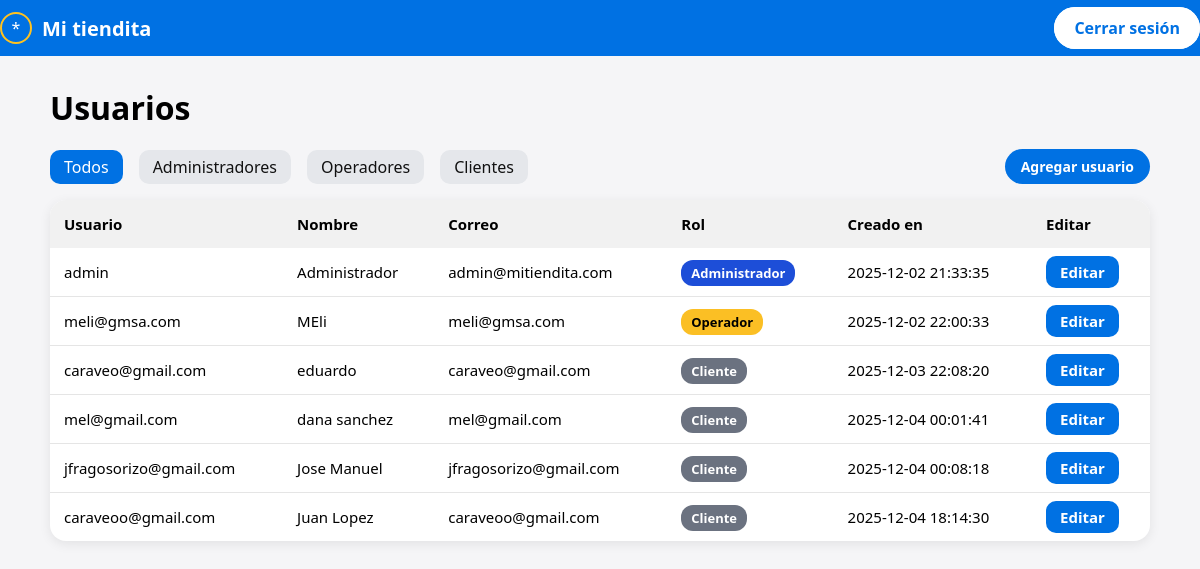
/PHP/admin_usuarios.php (signed in), run on the app's committed database.
### tables this page shows
CREATE TABLE `usuarios` (
  `id` int(11) NOT NULL,
  `usuario` varchar(50) NOT NULL,
  `contrasena` varchar(255) NOT NULL,
  `correo` varchar(100) NOT NULL,
  `nombre` varchar(100) NOT NULL,
  `tipo` enum('cliente','operador','administrador') NOT NULL DEFAULT 'cliente',
  `creado_en` timestamp NOT NULL DEFAULT current_timestamp()
);

### PHP/admin_usuarios.php (the view, shortened to what this page needs)
<?php
$conn = new mysqli("localhost", "walmartuser", "1234", "walmart");
$conn->set_charset("utf8mb4");
$filtro = $_GET['filtro'] ?? 'todos';
if ($filtro === 'todos') {
    $stmt = $conn->prepare("SELECT id, usuario, correo, nombre, tipo, creado_en FROM usuarios");
} else {
    $stmt = $conn->prepare("SELECT id, usuario, correo, nombre, tipo, creado_en FROM usuarios WHERE tipo = ?");
    $stmt->bind_param("s", $filtro);
}
$stmt->execute();
$usuarios = $stmt->get_result()->fetch_all(MYSQLI_ASSOC);
?>
<!DOCTYPE html>
<html lang="es">
<head>
    <link rel="stylesheet" href="../CSS/admin_usuarios.css">
</head>
<body>
<div class="page">
    <header class="topbar">
        <div class="topbar-inner">
            <a href="admin.php" class="logo-link">
                <div class="logo-icon"><span class="logo-star">*</span></div>
                <span class="logo-text">Mi tiendita</span>
            </a>
            <div class="logout-container">
                <a href="logout.php" class="logout-button">Cerrar sesión</a>
            </div>
        </div>
    </header>
    <main class="main">
        <h1>Usuarios</h1>
        <div class="tabs">
            <a href="?filtro=todos" class="tab <?= $filtro==='todos'?'active':'' ?>">Todos</a>
            <a href="?filtro=administrador" class="tab <?= $filtro==='administrador'?'active':'' ?>">Administradores</a>
            <a href="?filtro=operador" class="tab <?= $filtro==='operador'?'active':'' ?>">Operadores</a>
            <a href="?filtro=cliente" class="tab <?= $filtro==='cliente'?'active':'' ?>">Clientes</a>
            <a href="admin_agregar_usuario.php" class="btn-add-user">
                Agregar usuario
            </a>
        </div>
        <table class="tabla">
            <thead>
                <tr>
                    <th>Usuario</th>
                    <th>Nombre</th>
                    <th>Correo</th>
                    <th>Rol</th>
                    <th>Creado en</th>
                    <th>Editar</th>
                </tr>
            </thead>
            <tbody>
                <?php foreach ($usuarios as $u): ?>
                    <tr>
                        <td><?= htmlspecialchars($u['usuario']) ?></td>
                        <td><?= htmlspecialchars($u['nombre']) ?></td>
                        <td><?= htmlspecialchars($u['correo']) ?></td>
                        <td>
                            <span class="rol <?= htmlspecialchars($u['tipo']) ?>">
                                <?= htmlspecialchars(ucfirst($u['tipo'])) ?>
                            </span>
                        </td>
                        <td><?= htmlspecialchars($u['creado_en']) ?></td>
                        <td>
                            <a href="admin_editar_usuario.php?id=<?= (int)$u['id'] ?>" class="btn-editar">Editar</a>
                        </td>
                    </tr>
                <?php endforeach; ?>
            </tbody>
        </table>
    </main>
</div>
</body>
</html>

### CSS/admin_usuarios.css (style rules this page uses)
body { margin: 0; font-family: system-ui, sans-serif; background: #f5f5f7; }
.page { min-height: 100vh; }
.topbar { background: #0071e3; padding: 12px 0; }
.topbar-inner { max-width: 1200px; margin: auto; display: flex; justify-content: space-between; align-items: center; }
.logo-link { display: flex; align-items: center; gap: 10px; color: #fff; text-decoration: none; }
.logo-icon { width: 28px; height: 28px; border-radius: 50%; border: 2px solid #ffc220; display: flex; justify-content: center; align-items: center; }
.logo-star { font-size: 16px; color: #fff; }
.logo-text { font-size: 20px; font-weight: bold; }
.logout-button { background: #fff; color: #0071e3; padding: 8px 18px; border-radius: 999px; text-decoration: none; border: 2px solid #fff; font-weight: 600; transition: 0.2s; }
.main { max-width: 1100px; margin: 30px auto; padding: 0 16px; }
h1 { margin-bottom: 20px; }
.tabs { display: flex; gap: 20px; margin-bottom: 20px; }
.tab { padding: 6px 14px; border-radius: 10px; text-decoration: none; background: #e5e7eb; color: #111; font-weight: 500; }
.tab.active { background: #0071e3; color: #fff; }
.tabla { width: 100%; border-collapse: collapse; background: #fff; border-radius: 16px; overflow: hidden; box-shadow: 0 3px 12px rgba(0,0,0,0.08); }
.tabla thead { background: #f1f1f1; }
.tabla th, .tabla td { padding: 14px; text-align: left; font-size: 15px; }
.tabla tr:not(:last-child) { border-bottom: 1px solid #e5e5e5; }
.rol { padding: 4px 10px; border-radius: 12px; font-size: 13px; font-weight: bold; color: #fff; }
.rol.administrador { background: #1d4ed8; }
.rol.operador { background: #fbbf24; color: #000; }
.rol.cliente { background: #6b7280; }
.btn-editar { background: #0071e3; color: #fff; padding: 6px 14px; border-radius: 10px; text-decoration: none; font-weight: 600; transition: 0.2s; }
.tabs { display: flex; align-items: center; gap: 16px; margin-bottom: 16px; }
.btn-add-user { margin-left: auto; background: #0071e3; color: #fff; padding: 8px 16px; border-radius: 999px; text-decoration: none; font-size: 14px; font-weight: 600; }

### data on the page
usuarios: usuario "admin", nombre "Administrador", correo "admin@mitiendita.com", tipo "Administrador", creado_en "2025-12-02 21:33:35"
usuarios: usuario "meli@gmsa.com", nombre "MEli", correo "meli@gmsa.com", tipo "Operador", creado_en "2025-12-02 22:00:33"
usuarios: usuario "caraveo@gmail.com", nombre "eduardo", correo "caraveo@gmail.com", tipo "Cliente", creado_en "2025-12-03 22:08:20"
usuarios: usuario "mel@gmail.com", nombre "dana sanchez", correo "mel@gmail.com", tipo "Cliente", creado_en "2025-12-04 00:01:41"
usuarios: usuario "jfragosorizo@gmail.com", nombre "Jose Manuel", correo "jfragosorizo@gmail.com", tipo "Cliente", creado_en "2025-12-04 00:08:18"
usuarios: usuario "caraveoo@gmail.com", nombre "Juan Lopez", correo "caraveoo@gmail.com", tipo "Cliente", creado_en "2025-12-04 18:14:30"
